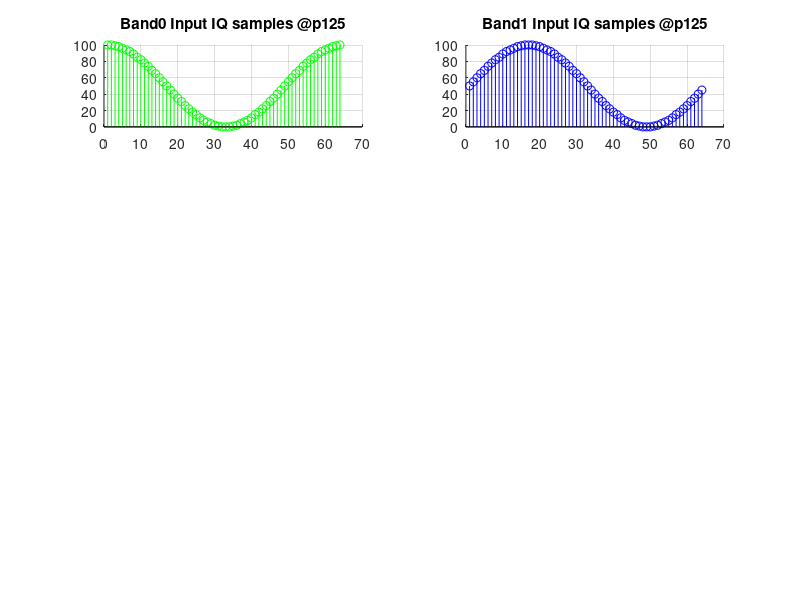

This figure's MATLAB source: (Note: this script raises an error after producing the figure.)
% %%%%%%%%%%%%%%%%%%%%%%%%%%%%%%%%%%%%%%%%%%%%%%%%%%%%%%%%%%%%%%%%%%%%%%%%%%%%%%%
% Project     : ABC
% Author      : Hari (haridas.p@intel.com)
% Date        : 20 Feb 2024
% Brief       : This program is to generate input and output sample files for VHA
%               dual band demodulation testing at 1Gsps
% %%%%%%%%%%%%%%%%%%%%%%%%%%%%%%%%%%%%%%%%%%%%%%%%%%%%%%%%%%%%%%%%%%%%%%%%%%%%%%%

clc;
clear;
close all;

num_vectors = 2;
num_samples_per_vector = 32;
num_samples = num_vectors * num_samples_per_vector;

fs = num_samples;
dt = 1/fs;
st = 1;
t = 0:dt:st-dt;
band0_input_iq1 = 50 * (1 + cos(2 * pi * t));
band0_input_iq = int32(band0_input_iq1);
band1_input_iq1 = 50 * (1 + sin(2 * pi * t));
band1_input_iq = int32(band1_input_iq1);

figure('Name', 'Modulation');
n1 = 1:1:num_samples;
subplot(4, 2, 1); grid on; hold on;
stem(n1, band0_input_iq, 'green'); title("Band0 Input IQ samples @p125");
subplot(4, 2, 2); grid on; hold on;
stem(n1, band1_input_iq, 'blue');  title("Band1 Input IQ samples @p125");

% input_iq should be scaled down before giving as input to the matlab model
scale_factor = 2^-15;
%band0_input_iq_to_duc = (band0_input_iq * scale_factor);
band0_input_iq_to_duc = (band0_input_iq1 * scale_factor);
band1_input_iq_to_duc = (band1_input_iq1 * scale_factor);

% enable w1, w2, w3
config.vha_hbf_stages = [1 1 1 0];

% now do an interpolation
band0_output_iq_from_duc = vha_interpolate(band0_input_iq_to_duc, config);
band1_output_iq_from_duc = vha_interpolate(band1_input_iq_to_duc, config);

% now scale the samples up
scale_factor = 2^15;
n2 = 1:1:(numel(band0_output_iq_from_duc));
subplot(4, 2, 3); grid on; hold on;
stem(n2, (real(band0_output_iq_from_duc * scale_factor)), 'red'); title("DUC band0 Output 1Gsps");
stem(n2, (imag(band0_output_iq_from_duc * scale_factor)), 'blue');
n2 = 1:1:(numel(band1_output_iq_from_duc));
subplot(4, 2, 4); grid on; hold on;
stem(n2, (real(band1_output_iq_from_duc * scale_factor)), 'red'); title("DUC band1 Output 1Gsps");
stem(n2, (imag(band1_output_iq_from_duc * scale_factor)), 'blue');

% generate cw0 for the modulation Fs = 1Gsps, Fclk = 1Ghz
Fclk = 983040;
Fs   = 983040;
fout1 = (Fclk / 2);
fprintf("fout1 = %d KHz, Fs = %d KHz, Fclk = %d KHz\n", fout1, Fs, Fclk);
cw0 = nco_pp(fout1, Fs, Fclk, length(band0_output_iq_from_duc), 0);   % 0 clk cycles delay
fout2 = (Fclk / 4);
fprintf("fout2 = %d KHz, Fs = %d KHz, Fclk = %d KHz\n", fout2, Fs, Fclk);
cw1 = nco_pp(fout2, Fs, Fclk, length(band1_output_iq_from_duc), 2);   % 2 clk cycles delay
subplot(4, 2, 5); grid on; hold on;
n3 = 1:1:(length(cw0));
stem(n3, real(cw0), 'red'); title("CW0 @1Gsps");
stem(n3, imag(cw0), 'blue');
subplot(4, 2, 6); grid on; hold on;
stem(n3, real(cw1), 'blue'); title("CW1 @1Gsps");
stem(n3, imag(cw1), 'red');

% now do the modulation and combining
config.vha_bypass = [0 0];
config.vha_conj = [0, 0];
config.active_band = 3;
cw0 = transpose(cw0);
cw1 = transpose(cw1);
[mod_output_1g, dummy] = vha_combine(band0_output_iq_from_duc, band1_output_iq_from_duc, cw0, cw1, config);
mod_output_1g = mod_output_1g * scale_factor;    % scale up the final output
n2 = 1:1:length(mod_output_1g);
subplot(4, 2, 7); grid on; hold on;
stem(n2, real(mod_output_1g), 'red'); title ("Output - 1Gsps Modulation");
stem(n2, imag(mod_output_1g), 'blue');

% use this modulated upconverted signal as the input to the uplink path.
% first demodulate this input with a carrier wave and then downconvert to
% the required output rate
input_iq = mod_output_1g;
num_vectors = 16;
num_samples_per_vector = 32;
num_samples = (num_vectors * num_samples_per_vector);

n1 = 1:1:num_samples;
figure('Name', 'Demodulation');
subplot(6, 2, 1); grid on; hold on;
stem(n1, real(input_iq), 'green'); title("Input IQ samples @1Gsps");
stem(n1, imag(input_iq), 'blue');

% write this into a file which can be sourced while running on FRIO
input_real = dec2hex(real(input_iq), 4);
input_imag = dec2hex(imag(input_iq), 4);
input_1g = strcat(input_real, input_imag);
fileId = fopen("input_samples/demodulation/dual_band_demodulation_1.txt", "w");
for i = 1:length(input_1g)
    nbytes = fprintf(fileId, '%8s\n', input_1g(i,:));
end
fclose(fileId);

% input_iq should be scaled down before giving as input to the matlab model
scale_factor = 2^-15;
input_iq_for_model = (input_iq * scale_factor);

% now generate the CW for demodulation
% Fclk = 1GHz, Fs = 1Gsps
fprintf("fout1 = %d KHz, Fs = %d KHz, Fclk = %d KHz\n", fout1, Fs, Fclk);
cw0 = nco_pp(fout1, Fs, Fclk, length(input_iq), 0);
subplot(6, 2, 3); grid on; hold on;
n2 = 1:1:length(cw0);
stem(n2, real(cw0), 'red'); title("CW0 @1Gsps");
stem(n2, imag(cw0), 'blue');
fprintf("fout2 = %d KHz, Fs = %d KHz, Fclk = %d KHz\n", fout2, Fs, Fclk);
cw1 = nco_pp(fout2, Fs, Fclk, length(input_iq), 0);
subplot(6, 2, 4); grid on; hold on;
n2 = 1:1:length(cw1);
stem(n2, real(cw1), 'red'); title("CW1 @1Gsps");
stem(n2, imag(cw1), 'blue');

% now do the demodulation and band splitting
config.vha_bypass = [0 0];
config.vha_conj = [0 0];
cw0 = transpose(cw0);
demod_output_1g_band0 = vha_split(input_iq_for_model, cw0, config);
n3 = 1:1:length(demod_output_1g_band0);
subplot(6, 2, 5); grid on; hold on;
stem(n3, real(demod_output_1g_band0), 'red'); title("Band0 Output - 1Gsps Demodulation");
stem(n3, imag(demod_output_1g_band0), 'blue');

% Band1 demodulation
cw1 = transpose(cw1);
demod_output_1g_band1 = vha_split(input_iq_for_model, cw1, config);
n3 = 1:1:length(demod_output_1g_band1);
subplot(6, 2, 6); grid on; hold on;
stem(n3, real(demod_output_1g_band1), 'red'); title("Band1 Output - 1Gsps Demodulation");
stem(n3, imag(demod_output_1g_band1), 'blue');

% now do the downconversion to p125
config.vha_hbf_stages = [1 1 1 0];
config.vha_agc_bit = 0;
config.format = 0;
config.fine_delay = 0;
config.coarse_delay = 0;
ddc_output_p125_band0 = vha_decimate(demod_output_1g_band0, config);
ddc_output_p125_band1 = vha_decimate(demod_output_1g_band1, config);

% now scale the samples up
scale_factor = 2^15;
ddc_output_p125_band0 = (ddc_output_p125_band0 * scale_factor);
n4 = 1:1:length(ddc_output_p125_band0);
subplot(6, 2, 7); grid on; hold on;
title("Band0 Output - demodulated, down converted samples to p125-gsps");
stem(n4, real(ddc_output_p125_band0), 'red');
stem(n4, imag(ddc_output_p125_band0), 'blue');

ddc_output_p125_band1 = (ddc_output_p125_band1 * scale_factor);
n4 = 1:1:length(ddc_output_p125_band1);
subplot(6, 2, 8); grid on; hold on;
title("Band1 Output - demodulated, down converted samples to p125-gsps");
stem(n4, real(ddc_output_p125_band1), 'red');
stem(n4, imag(ddc_output_p125_band1), 'blue');

% now write this to a file
ddc_output_p125_real_band0 = dec2hex(real(ddc_output_p125_band0), 4);
ddc_output_p125_imag_band0 = dec2hex(imag(ddc_output_p125_band0), 4);
band0_output_p125 = strcat(ddc_output_p125_real_band0, ddc_output_p125_imag_band0);
fileId = fopen("output_samples/demodulation/1g/band0_dual_band_demodulation_p125.txt", "w");
for i = 1:length(band0_output_p125)
    nbytes = fprintf(fileId, '%8s\n', band0_output_p125(i,:));
end
fclose(fileId);

ddc_output_p125_real_band1 = dec2hex(real(ddc_output_p125_band1), 4);
ddc_output_p125_imag_band1 = dec2hex(imag(ddc_output_p125_band1), 4);
band1_output_p125 = strcat(ddc_output_p125_real_band1, ddc_output_p125_imag_band1);
fileId = fopen("output_samples/demodulation/1g/band1_dual_band_demodulation_p125.txt", "w");
for i = 1:length(band1_output_p125)
    nbytes = fprintf(fileId, '%8s\n', band1_output_p125(i,:));
end
fclose(fileId);

% now do the downconversion to p25
config.vha_hbf_stages = [1 1 0 0];
config.vha_agc_bit = 0;
config.format = 0;
config.fine_delay = 0;
config.coarse_delay = 0;
ddc_output_p25_band0 = vha_decimate(demod_output_1g_band0, config);
ddc_output_p25_band1 = vha_decimate(demod_output_1g_band1, config);

% now scale the samples up
scale_factor = 2^15;
ddc_output_p25_band0 = (ddc_output_p25_band0 * scale_factor);
n4 = 1:1:length(ddc_output_p25_band0);
subplot(6, 2, 9); grid on; hold on;
title("Band0 Output - demodulated, down converted samples to p25-gsps");
stem(n4, real(ddc_output_p25_band0), 'red');
stem(n4, imag(ddc_output_p25_band0), 'blue');

ddc_output_p25_band1 = (ddc_output_p25_band1 * scale_factor);
n4 = 1:1:length(ddc_output_p25_band1);
subplot(6, 2, 10); grid on; hold on;
title("Band1 Output - demodulated, down converted samples to p25-gsps");
stem(n4, real(ddc_output_p25_band1), 'red');
stem(n4, imag(ddc_output_p25_band1), 'blue');

% now write this to a file
ddc_output_p25_real_band0 = dec2hex(real(ddc_output_p25_band0), 4);
ddc_output_p25_imag_band0 = dec2hex(imag(ddc_output_p25_band0), 4);
band0_output_p25 = strcat(ddc_output_p25_real_band0, ddc_output_p25_imag_band0);
fileId = fopen("output_samples/demodulation/1g/band0_dual_band_demodulation_p25.txt", "w");
for i = 1:length(band0_output_p25)
    nbytes = fprintf(fileId, '%8s\n', band0_output_p25(i,:));
end
fclose(fileId);

ddc_output_p25_real_band1 = dec2hex(real(ddc_output_p25_band1), 4);
ddc_output_p25_imag_band1 = dec2hex(imag(ddc_output_p25_band1), 4);
band1_output_p25 = strcat(ddc_output_p25_real_band1, ddc_output_p25_imag_band1);
fileId = fopen("output_samples/demodulation/1g/band1_dual_band_demodulation_p25.txt", "w");
for i = 1:length(band1_output_p25)
    nbytes = fprintf(fileId, '%8s\n', band1_output_p25(i,:));
end
fclose(fileId);

% now do the downconversion to p5
config.vha_hbf_stages = [1 0 0 0];
config.vha_agc_bit = 0;
config.format = 0;
config.fine_delay = 0;
config.coarse_delay = 0;
ddc_output_p5_band0 = vha_decimate(demod_output_1g_band0, config);
ddc_output_p5_band1 = vha_decimate(demod_output_1g_band1, config);

% now scale the samples up
scale_factor = 2^15;
ddc_output_p5_band0 = (ddc_output_p5_band0 * scale_factor);
n4 = 1:1:length(ddc_output_p5_band0);
subplot(6, 2, 11); grid on; hold on;
title("Band0 Output - demodulated, down converted samples to p5-gsps");
stem(n4, real(ddc_output_p5_band0), 'red');
stem(n4, imag(ddc_output_p5_band0), 'blue');

ddc_output_p5_band1 = (ddc_output_p5_band1 * scale_factor);
n4 = 1:1:length(ddc_output_p5_band1);
subplot(6, 2, 12); grid on; hold on;
title("Band1 Output - demodulated, down converted samples to p5-gsps");
stem(n4, real(ddc_output_p5_band1), 'red');
stem(n4, imag(ddc_output_p5_band1), 'blue');

% now write this to a file
ddc_output_p5_real_band0 = dec2hex(real(ddc_output_p5_band0), 4);
ddc_output_p5_imag_band0 = dec2hex(imag(ddc_output_p5_band0), 4);
band0_output_p5 = strcat(ddc_output_p5_real_band0, ddc_output_p5_imag_band0);
fileId = fopen("output_samples/demodulation/1g/band0_dual_band_demodulation_p5.txt", "w");
for i = 1:length(band0_output_p5)
    nbytes = fprintf(fileId, '%8s\n', band0_output_p5(i,:));
end
fclose(fileId);

ddc_output_p5_real_band1 = dec2hex(real(ddc_output_p5_band1), 4);
ddc_output_p5_imag_band1 = dec2hex(imag(ddc_output_p5_band1), 4);
band1_output_p5 = strcat(ddc_output_p5_real_band1, ddc_output_p5_imag_band1);
fileId = fopen("output_samples/demodulation/1g/band1_dual_band_demodulation_p5.txt", "w");
for i = 1:length(band1_output_p5)
    nbytes = fprintf(fileId, '%8s\n', band1_output_p5(i,:));
end
fclose(fileId);

